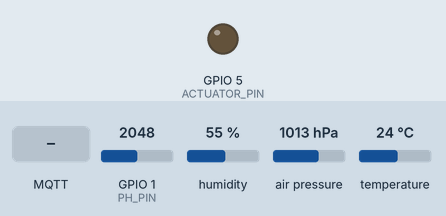
A sketch run on a simulated ESP32-S2. Parts: output pins drawn as LEDs (lit = HIGH). Inputs (shaded band) come from the test bench; at power-on: GPIO 1 (PH_PIN) = 2048, humidity 55 %, air pressure 1013 hPa, temperature 24 °C (analog values on the 0–4095 scale). WiFi joins after 1.5 s; servers stay silent unless stated; the local clock reads 2024-03-15 10:24:30 at power-on unless the sketch sets it; no MQTT or app messages arrive unless stated; what the sketch prints to the serial monitor is not drawn.

Above: at 2.8 s.
2.9 s: MQTT message "stirrer:on" arrives on the first subscribed topic
At 3.9 s:
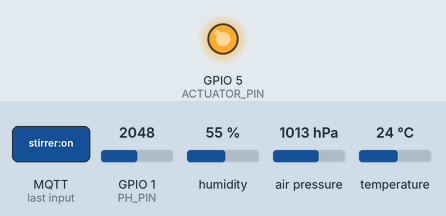
4.4 s: MQTT message "stirrer:off" arrives on the first subscribed topic
At 5.1 s:
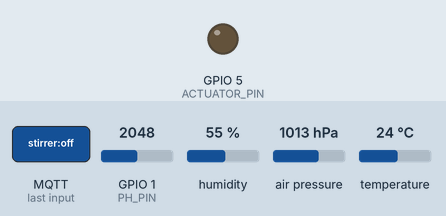
Timing chart, 0 to 7.4 s (numbered marks = the images above; inputs shaded):
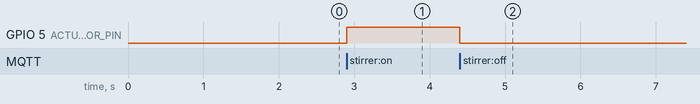

Measured:
- after the input at 2.9 s, GPIO 5 (ACTUATOR_PIN): LOW → HIGH at once
- after the input at 4.4 s, GPIO 5 (ACTUATOR_PIN): HIGH → LOW at once

The sketch:

esp32_lab_node.ino
```cpp
/*
 * Laboratorio Virtual - Nodo IoT (ESP32)
 * Diogo Alves | 2022259 | ISTEC Porto
 *
 * Tres familias de interface no mesmo nodo:
 *   pH      - leitura analogica pelo ADC (DFRobot, sem a biblioteca oficial)
 *   DHT22   - protocolo digital de um fio (temperatura e humidade do ar)
 *   BMP280  - barramento I2C (pressao atmosferica)
 * Publica telemetria por MQTT e recebe comandos do ambiente 3D.
 *
 * Bibliotecas: PubSubClient, DHT sensor library (Adafruit),
 *              Adafruit Unified Sensor, Adafruit BMP280 Library
 *
 * Placa: ESP32-S2-DevKitC-1
 *   - Gravar e ler o Serial pela porta marcada UART.
 *   - Se usares a porta USB nativa, liga "USB CDC On Boot" nas opcoes
 *     da placa, senao o Serial Monitor fica mudo.
 *   - Se a gravacao falhar: manter BOOT, carregar e largar RESET,
 *     largar BOOT, e gravar.
 *   - GPIO 1 e ADC1, que continua a funcionar com o Wi-Fi ligado.
 */

// Credenciais fora do controlo de versões: copiar secrets.example.h
// para secrets.h e preencher.
#include "secrets.h"

#include <WiFi.h>
#include <time.h>
#include <PubSubClient.h>
#include <DHT.h>
#include <Wire.h>
#include <Adafruit_BMP280.h>

// ---------- Configuracao ----------
const char* WIFI_SSID = WIFI_SSID_VALUE;
const char* WIFI_PASS = WIFI_PASS_VALUE;

const char* MQTT_HOST = MQTT_HOST_VALUE;   // IP do broker (Mosquitto)
const uint16_t MQTT_PORT = 1883;
const char* MQTT_USER = MQTT_USER_VALUE;   // vazio = sem autenticacao
const char* MQTT_PASS = MQTT_PASS_VALUE;

const char* DEVICE_ID = "bancada-01";

// Servidor de hora. Sem um relogio comum ao PC nao e possivel medir
// latencia entre os dois: a diferenca de timestamps seria dominada pelo
// desvio dos relogios, nao pelo tempo de transito.
const char* NTP_SERVER = "pool.ntp.org";

// ---------- Pinos ----------
#define PH_PIN        1    // ADC1 - sonda de pH DFRobot
#define DHT_PIN       4    // DHT22 - temperatura e humidade do ar
#define DHT_TYPE      DHT22
#define ACTUATOR_PIN  5    // rele / LED (agitador magnetico)

#define SDA_PIN       8    // I2C do ESP32-S2 (BMP280)
#define SCL_PIN       9

// Leitura do ADC com a calibracao de fabrica gravada no chip.
// Desligada por omissao para manter os valores que ja estavam a dar.
// Ao ligar, os mV passam a ser reais e e PRECISO recalibrar os dois
// valores abaixo, porque a escala muda.
// #define USE_ADC_CALIBRATION

// ---------- Calibracao do pH ----------
// Mesmos valores do bloco que ja estava a funcionar:
//   ph = 7.0 - (voltage - 1990.0) * (3.0 / 675.0)
// Reescrito para os dois pontos de calibracao ficarem explicitos.
// Valores obtidos por calibracao de dois pontos (n=17 por tampao):
//   tampao 7,00 -> 1996,6 mV (sigma 4,59)
//   tampao 4,00 -> 2661,4 mV (sigma 15,03)
float PH_NEUTRAL_MV = 1996.6;          // mV lidos na solucao tampao pH 7,00
float PH_SLOPE_MV   = 221.59;          // mV por unidade de pH

const uint8_t  PH_SAMPLES     = 100;   // amostras por leitura
const uint16_t PUBLISH_MS     = 1000;  // intervalo de telemetria
const uint16_t DHT_MS         = 2200;  // o DHT22 nao aceita leituras mais rapidas

// ---------- Topicos ----------
char topicTelemetry[64];
char topicCommand[64];
char topicStatus[64];
char topicAck[64];

// Prototipos (necessarios em PlatformIO; o Arduino IDE gera-os sozinho)
void publishTelemetry();
float readPhVoltage();

WiFiClient net;
PubSubClient mqtt(net);
DHT dht(DHT_PIN, DHT_TYPE);
Adafruit_BMP280 bmp;
bool bmpReady = false;

bool actuatorOn = false;
float lastVoltage = 0.0;
float lastPh = 7.0;
float lastTemp = NAN;
float lastHumidity = NAN;
float lastPressure = NAN;
unsigned long lastPublish = 0;
unsigned long lastDht = 0;

// ---------- Leitura do pH ----------
// Mantem a media de 100 amostras, mas corre mqtt.loop() entre elas
// para que os comandos vindos do 3D nao fiquem a espera da amostragem.
float readPhVoltage() {
  long sum = 0;
  for (uint8_t i = 0; i < PH_SAMPLES; i++) {
#ifdef USE_ADC_CALIBRATION
    sum += analogReadMilliVolts(PH_PIN);
#else
    sum += analogRead(PH_PIN);
#endif
    mqtt.loop();
    delay(2);
  }
  float raw = sum / (float)PH_SAMPLES;

#ifdef USE_ADC_CALIBRATION
  return raw;                     // ja em mV reais
#else
  return raw * 3300.0 / 4095.0;   // escala nominal, linear mas nao absoluta
#endif
}

float voltageToPh(float mv) {
  return 7.0 - (mv - PH_NEUTRAL_MV) / PH_SLOPE_MV;
}

// ---------- Atuador ----------
void setActuator(bool on) {
  actuatorOn = on;
  digitalWrite(ACTUATOR_PIN, on ? HIGH : LOW);
  Serial.printf("[cmd] agitador -> %s\n", on ? "ON" : "OFF");
}

// ---------- Comandos recebidos ----------
// Payload em texto simples: "stirrer:on", "stirrer:off", "calibrate:7.00", "ping"
void onMessage(char* topic, byte* payload, unsigned int len) {
  String msg;
  msg.reserve(len);
  for (unsigned int i = 0; i < len; i++) msg += (char)payload[i];
  msg.trim();

  // Comando com marca de medicao: "<comando>#<id>". O eco imediato
  // fecha o cronometro do lado do servidor.
  int hash = msg.indexOf('#');
  String probeId = "";
  if (hash >= 0) {
    probeId = msg.substring(hash + 1);
    msg = msg.substring(0, hash);
  }

  if (probeId.length()) {
    char ack[96];
    snprintf(ack, sizeof(ack), "{\"probeId\":\"%s\",\"at\":%llu}",
             probeId.c_str(), epochMillis());
    mqtt.publish(topicAck, ack);
  }

  if (msg == "stirrer:on")  { setActuator(true);  publishTelemetry(); return; }
  if (msg == "stirrer:off") { setActuator(false); publishTelemetry(); return; }
  if (msg == "ping")        { publishTelemetry(); return; }

  // Calibracao a 1 ponto: assume que a sonda esta no tampao indicado
  if (msg.startsWith("calibrate:")) {
    float buffer = msg.substring(10).toFloat();
    if (buffer > 0.0 && buffer < 14.0) {
      float mv = readPhVoltage();
      PH_NEUTRAL_MV = mv + (buffer - 7.0) * PH_SLOPE_MV;
      Serial.printf("[cal] tampao %.2f -> PH_NEUTRAL_MV = %.1f mV\n", buffer, PH_NEUTRAL_MV);
      publishTelemetry();
    }
    return;
  }

  Serial.printf("[cmd] desconhecido: %s\n", msg.c_str());
}

// Instante atual em milissegundos desde a epoch, ou 0 se a hora ainda
// nao foi sincronizada.
uint64_t epochMillis() {
  struct timeval tv;
  gettimeofday(&tv, NULL);
  if (tv.tv_sec < 1700000000) return 0;   // relogio ainda nao acertado
  return (uint64_t)tv.tv_sec * 1000ULL + tv.tv_usec / 1000ULL;
}

// ---------- Telemetria ----------
void publishTelemetry() {
  // JSON nao tem NaN: um valor em falta viaja como null.
  char tempField[16], humField[16], presField[16];
  if (isnan(lastTemp)) strcpy(tempField, "null");
  else snprintf(tempField, sizeof(tempField), "%.2f", lastTemp);
  if (isnan(lastHumidity)) strcpy(humField, "null");
  else snprintf(humField, sizeof(humField), "%.1f", lastHumidity);
  if (isnan(lastPressure)) strcpy(presField, "null");
  else snprintf(presField, sizeof(presField), "%.2f", lastPressure);

  // sentAt e o carimbo de saida: o servidor compara-o com o instante de
  // chegada para obter a latencia do troco dispositivo -> servidor.
  char payload[352];
  snprintf(payload, sizeof(payload),
    "{\"deviceId\":\"%s\",\"ph\":%.2f,\"voltage\":%.1f,"
    "\"temperature\":%s,\"humidity\":%s,\"pressure\":%s,"
    "\"stirrer\":%s,\"uptime\":%lu,\"sentAt\":%llu}",
    DEVICE_ID, lastPh, lastVoltage, tempField, humField, presField,
    actuatorOn ? "true" : "false", millis(), epochMillis());

  mqtt.publish(topicTelemetry, payload);
}

// ---------- Ligacoes ----------
void connectWifi() {
  Serial.printf("[wifi] a ligar a %s", WIFI_SSID);
  WiFi.mode(WIFI_STA);
  WiFi.begin(WIFI_SSID, WIFI_PASS);
  while (WiFi.status() != WL_CONNECTED) { delay(400); Serial.print("."); }
  Serial.printf("\n[wifi] ligado, IP %s\n", WiFi.localIP().toString().c_str());
}

void connectMqtt() {
  while (!mqtt.connected()) {
    Serial.print("[mqtt] a ligar ao broker...");
    bool ok = mqtt.connect(DEVICE_ID, MQTT_USER, MQTT_PASS,
                           topicStatus, 1, true, "offline");
    if (ok) {
      Serial.println(" ligado");
      mqtt.publish(topicStatus, "online", true);
      mqtt.subscribe(topicCommand, 1);
    } else {
      Serial.printf(" falhou (rc=%d), nova tentativa em 3s\n", mqtt.state());
      delay(3000);
    }
  }
}

void setup() {
  Serial.begin(115200);

  pinMode(ACTUATOR_PIN, OUTPUT);
  digitalWrite(ACTUATOR_PIN, LOW);

  analogReadResolution(12);
  analogSetPinAttenuation(PH_PIN, ADC_11db);

  dht.begin();

  // O endereco do BMP280 depende do modulo: 0x76 nos modulos genericos,
  // 0x77 nos da Adafruit. Tenta os dois em vez de obrigar a configurar.
  Wire.begin(SDA_PIN, SCL_PIN);
  bmpReady = bmp.begin(0x76) || bmp.begin(0x77);
  if (bmpReady) {
    bmp.setSampling(Adafruit_BMP280::MODE_NORMAL,
                    Adafruit_BMP280::SAMPLING_X2,   // temperatura
                    Adafruit_BMP280::SAMPLING_X16,  // pressao
                    Adafruit_BMP280::FILTER_X16,
                    Adafruit_BMP280::STANDBY_MS_500);
    Serial.println("[bmp] BMP280 detetado");
  } else {
    Serial.println("[bmp] BMP280 NAO detetado - verificar ligacoes I2C");
  }

  snprintf(topicTelemetry, sizeof(topicTelemetry), "lab/%s/telemetry", DEVICE_ID);
  snprintf(topicCommand,   sizeof(topicCommand),   "lab/%s/command",   DEVICE_ID);
  snprintf(topicStatus,    sizeof(topicStatus),    "lab/%s/status",    DEVICE_ID);
  snprintf(topicAck,       sizeof(topicAck),       "lab/%s/ack",       DEVICE_ID);

  connectWifi();

  configTime(0, 0, NTP_SERVER);
  Serial.print("[ntp] a sincronizar a hora");
  for (int i = 0; i < 40 && epochMillis() == 0; i++) { delay(250); Serial.print("."); }
  Serial.println(epochMillis() ? " ok" : " falhou (latencia nao sera medida)");

  mqtt.setServer(MQTT_HOST, MQTT_PORT);
  mqtt.setCallback(onMessage);
  mqtt.setKeepAlive(15);
  connectMqtt();
}

void loop() {
  if (WiFi.status() != WL_CONNECTED) connectWifi();
  if (!mqtt.connected()) connectMqtt();
  mqtt.loop();

  lastVoltage = readPhVoltage();
  lastPh = voltageToPh(lastVoltage);

  // O DHT22 devolve lixo se for lido com demasiada frequencia, por isso
  // tem cadencia propria, mais lenta do que a do pH.
  if (bmpReady) lastPressure = bmp.readPressure() / 100.0;   // hPa

  if (millis() - lastDht >= DHT_MS) {
    lastDht = millis();
    float t = dht.readTemperature();
    float h = dht.readHumidity();
    if (!isnan(t)) lastTemp = t;
    if (!isnan(h)) lastHumidity = h;
  }

  if (millis() - lastPublish >= PUBLISH_MS) {
    lastPublish = millis();
    publishTelemetry();
    Serial.printf("V: %.1f mV | pH: %.2f | T: %.1f C | HR: %.1f %% | P: %.1f hPa\n",
                  lastVoltage, lastPh, lastTemp, lastHumidity, lastPressure);
  }
}
```

secrets.example.h
```cpp
// Credenciais do nó IoT.
//
// Copiar este ficheiro para "secrets.h" e preencher com os valores reais.
// O secrets.h está no .gitignore e nunca deve ser versionado.

#pragma once

#define WIFI_SSID_VALUE  "nome-da-rede"
#define WIFI_PASS_VALUE  "password-da-rede"

// IP da máquina onde corre o broker Mosquitto, na mesma rede do ESP32.
// Nunca "localhost": para o ESP32, localhost é ele próprio.
#define MQTT_HOST_VALUE  "192.168.1.100"
#define MQTT_USER_VALUE  ""
#define MQTT_PASS_VALUE  ""
```
